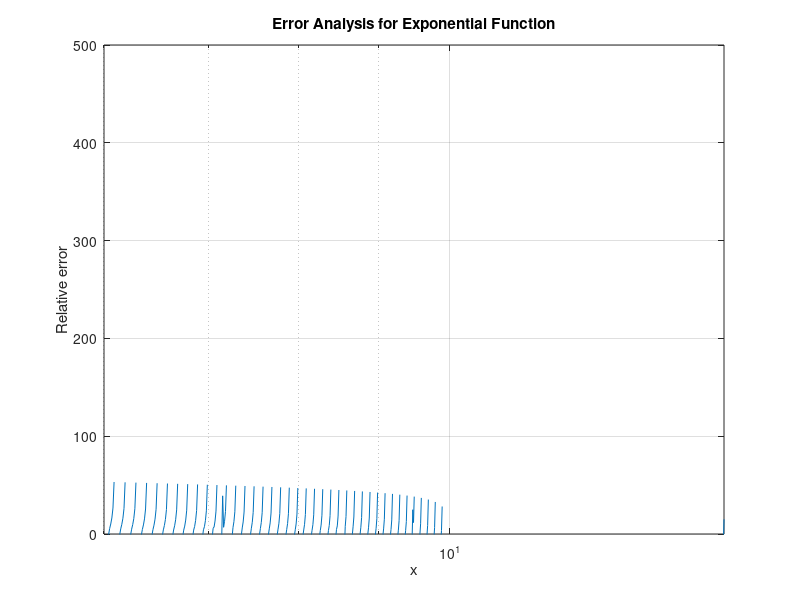

Write the MATLAB code that produced this figure.
x=1:0.1:10;
y=log(x);
err=1:0.01:15;
z=1:0.01:15;
for(i=1:1400)
t1=0;
t2=0;
xnn=err(i);
yn=log(xnn);
    for(j=1:90)
t1=t1+(y(j)/(xnn-x(j)));
t2=t2+((y(j)*y(j))/(xnn-x(j)));
    end
   ynn=(t1/2)+(sqrt((pi*t2*t2)-(2*t1*t1))/(2*sqrt(pi)*t1));
err(i)=(yn-ynn)/yn;
end
semilogx(z,err)
grid on;

axis([6 15 0 500]);
xlabel('x');
ylabel('Relative error');
title('Error Analysis for Exponential Function');

